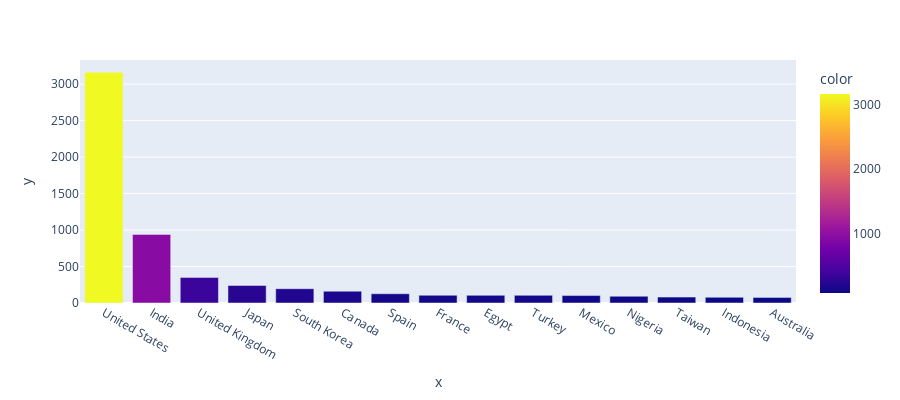

Source (notebook cell):
### Code cell
country  = df['country'].value_counts()
country = country[:15,]
fig = px.bar(x=country.index, y=country.values, color=country.values,
             hover_data=[country.index, country.values],labels={'country':'Frequency'}, height=400)
fig.show()

### Figure 1 — Plotly figure (JSON) as saved in the notebook; plotly's stock layout.template omitted (floating-point values rounded to 4 significant figures)
{"data": [{"alignmentgroup": "True", "customdata": [["United States", 3165], ["India", 940], ["United Kingdom", 351], ["Japan", 240], ["South Korea", 196], ["Canada", 162], ["Spain", 127], ["France", 106], ["Egypt", 105], ["Turkey", 105], ["Mexico", 102], ["Nigeria", 93], ["Taiwan", 81], ["Indonesia", 78], ["Australia", 77]], "hovertemplate": "x=%{x}<br>y=%{y}<br>hover_data_0=%{customdata[0]}<br>hover_data_1=%{customdata[1]}<br>color=%{marker.color}<extra></extra>", "legendgroup": "", "marker": {"color": [3165, 940, 351, 240, 196, 162, 127, 106, 105, 105, 102, 93, 81, 78, 77], "coloraxis": "coloraxis", "pattern": {"shape": ""}}, "name": "", "offsetgroup": "", "orientation": "v", "showlegend": false, "textposition": "auto", "type": "bar", "x": ["United States", "India", "United Kingdom", "Japan", "South Korea", "Canada", "Spain", "France", "Egypt", "Turkey", "Mexico", "Nigeria", "Taiwan", "Indonesia", "Australia"], "xaxis": "x", "y": [3165, 940, 351, 240, 196, 162, 127, 106, 105, 105, 102, 93, 81, 78, 77], "yaxis": "y"}], "layout": {"barmode": "relative", "coloraxis": {"colorbar": {"title": {"text": "color"}}, "colorscale": [[0, "#0d0887"], [0.1111, "#46039f"], [0.2222, "#7201a8"], [0.3333, "#9c179e"], [0.4444, "#bd3786"], [0.5556, "#d8576b"], [0.6667, "#ed7953"], [0.7778, "#fb9f3a"], [0.8889, "#fdca26"], [1, "#f0f921"]]}, "height": 400, "legend": {"tracegroupgap": 0}, "margin": {"t": 60}, "xaxis": {"anchor": "y", "domain": [0, 1], "title": {"text": "x"}}, "yaxis": {"anchor": "x", "domain": [0, 1], "title": {"text": "y"}}}}
